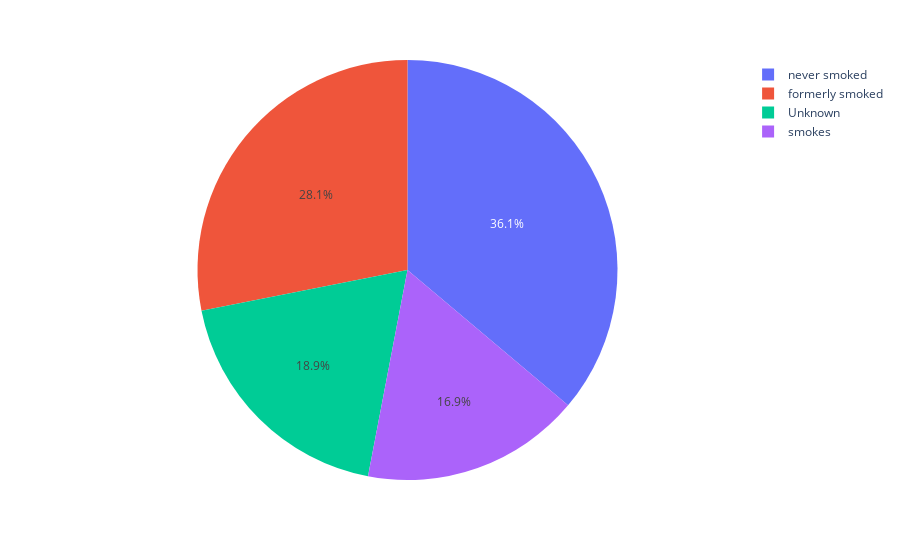

Notebook code cell kept with this figure:
### Code cell
df_avc_smoke = df_avc.pivot_table(index = 'smoking_status', values = 'stroke', aggfunc = 'sum').reset_index()
df_avc_smoke.head()
px.pie(df_avc_smoke, names = 'smoking_status', values = 'stroke')

### Figure 1 — Plotly figure (JSON) as saved in the notebook; plotly's stock layout.template omitted (floating-point values rounded to 4 significant figures)
{"data": [{"domain": {"x": [0, 1], "y": [0, 1]}, "hovertemplate": "smoking_status=%{label}<br>stroke=%{value}<extra></extra>", "labels": ["Unknown", "formerly smoked", "never smoked", "smokes"], "legendgroup": "", "name": "", "showlegend": true, "type": "pie", "values": [47, 70, 90, 42]}], "layout": {"legend": {"tracegroupgap": 0}, "margin": {"t": 60}}}
